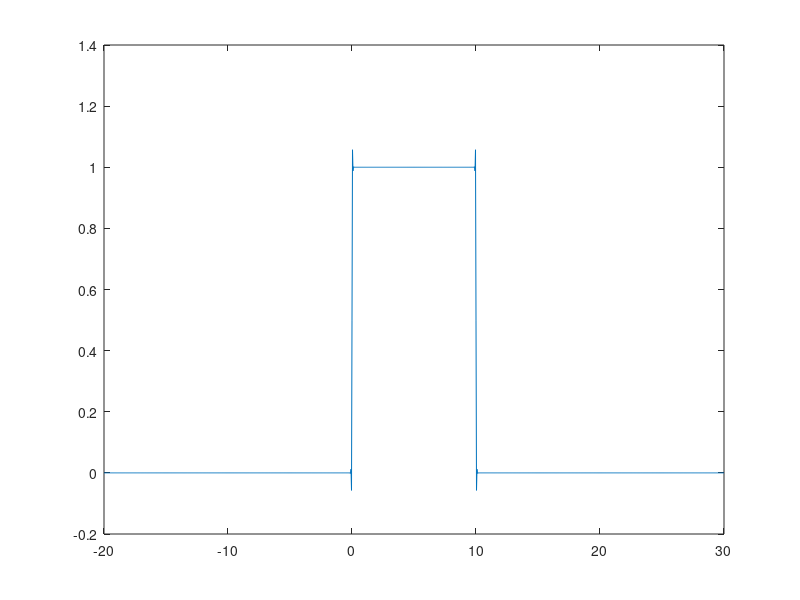
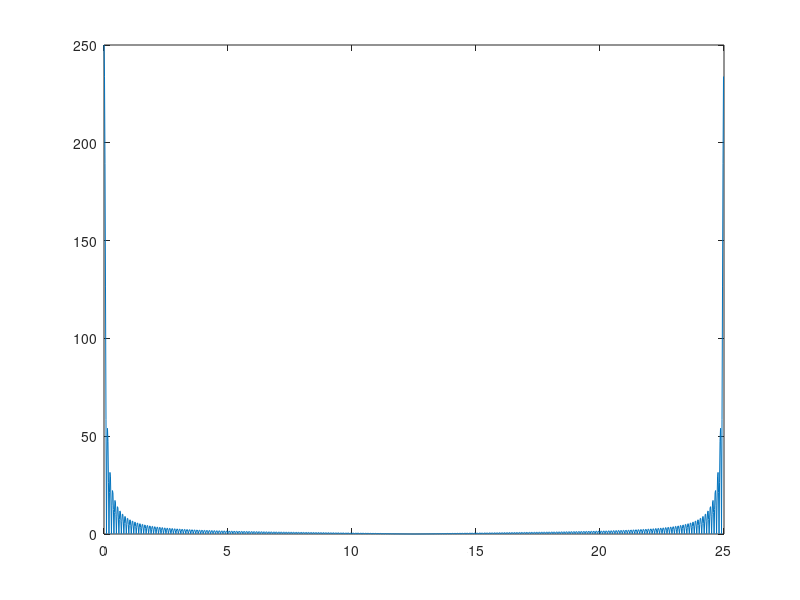

The MATLAB script that drew these images, in order:

win = linspace(-20,30,5001);
% index of t is t*100+2001

% set the signal
for i = 1:5001
    win(i) = 0;
end
for i = 2001:3001
    win(i) = 1;
end
win(2001) = 1/2;
win(3001) = 1/2;

ts = 0.04;
fs=1/ts;

% filter
Wp = 5/(fs/2);
Ws = 12/(fs/2);
Rp = 15;
Rs = 90;
[n,Wn] = buttord(Wp,Ws,Rp,Rs);
[b,a] = butter(n,Wn);
y = filtfilt(b,a,win);

win = y;

samp4 = zeros(1,50/ts+1);
for i = 1:(50/ts+1)
    %disp(i);
    samp4(i) = win((i-1)*4+1);
end

% disp(size(samp1));

samp4_dft = abs(fft(samp4));
x = linspace(-20,30,1251);
figure(7);

plot(x,samp4);
% xlim([-20 30]);
print(gcf, '-djpeg','-r1000', 'images/samp4_time.jpg');

f=(0:1250)*fs/1251;
figure(8);
plot(f,samp4_dft);
%saveas(gcf,'images/samp1_freq.jpg');
print(gcf, '-djpeg','-r1000', 'images/samp4_freq.jpg');


% plot(win);
% y=abs(fft(win,2*size(win,2)));
% plot(y);
% disp(size(win));
% wvtool(win);